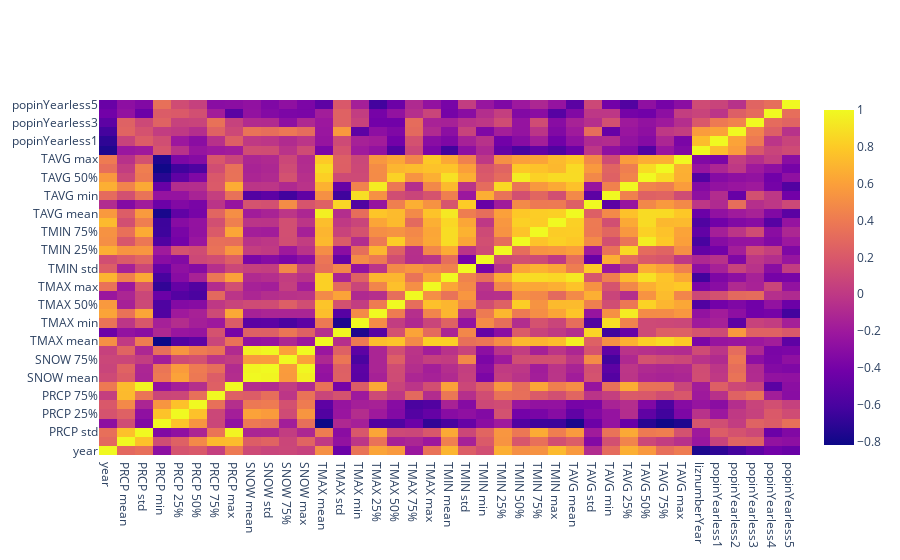

The code cell stored with this chart in its notebook:
### Code cell
#Dropping proportion of Females, but will put it back once I can order the y-axis
corrPortal_annual = df_reg_annual.loc[(df_reg_annual.source=='portal')]\
.drop(columns=['PRCP count', 'SNOW count', 'TMAX count', 'TMIN count', 'TAVG count','propFemale',
              'SNOW min', 'SNOW 25%', 'SNOW 50%',]).corr()
testx = corrPortal_annual.columns
testy = corrPortal_annual.index
testz = corrPortal_annual.values
test = go.Figure(go.Heatmap(x=testx,y=testy,z=testz))
plot(test, filename = 'portal annual correlation matrix.html')
iplot(test, filename = 'portal annual correlation matrix.html')

### Figure 1 — Plotly figure (JSON) as saved in the notebook; plotly's stock layout.template omitted (floating-point values rounded to 4 significant figures; data arrays with more than 128 entries replaced by an {"elided": "..."} marker saying what was removed)
{"data": [{"type": "heatmap", "x": ["year", "PRCP mean", "PRCP std", "PRCP min", "PRCP 25%", "PRCP 50%", "PRCP 75%", "PRCP max", "SNOW mean", "SNOW std", "SNOW 75%", "SNOW max", "TMAX mean", "TMAX std", "TMAX min", "TMAX 25%", "TMAX 50%", "TMAX 75%", "TMAX max", "TMIN mean", "TMIN std", "TMIN min", "TMIN 25%", "TMIN 50%", "TMIN 75%", "TMIN max", "TAVG mean", "TAVG std", "TAVG min", "TAVG 25%", "TAVG 50%", "TAVG 75%", "TAVG max", "liznumberYear", "popinYearless1", "popinYearless2", "popinYearless3", "popinYearless4", "popinYearless5"], "y": ["year", "PRCP mean", "PRCP std", "PRCP min", "PRCP 25%", "PRCP 50%", "PRCP 75%", "PRCP max", "SNOW mean", "SNOW std", "SNOW 75%", "SNOW max", "TMAX mean", "TMAX std", "TMAX min", "TMAX 25%", "TMAX 50%", "TMAX 75%", "TMAX max", "TMIN mean", "TMIN std", "TMIN min", "TMIN 25%", "TMIN 50%", "TMIN 75%", "TMIN max", "TAVG mean", "TAVG std", "TAVG min", "TAVG 25%", "TAVG 50%", "TAVG 75%", "TAVG max", "liznumberYear", "popinYearless1", "popinYearless2", "popinYearless3", "popinYearless4", "popinYearless5"], "z": {"elided": "39x39 float values"}}], "layout": {}}
